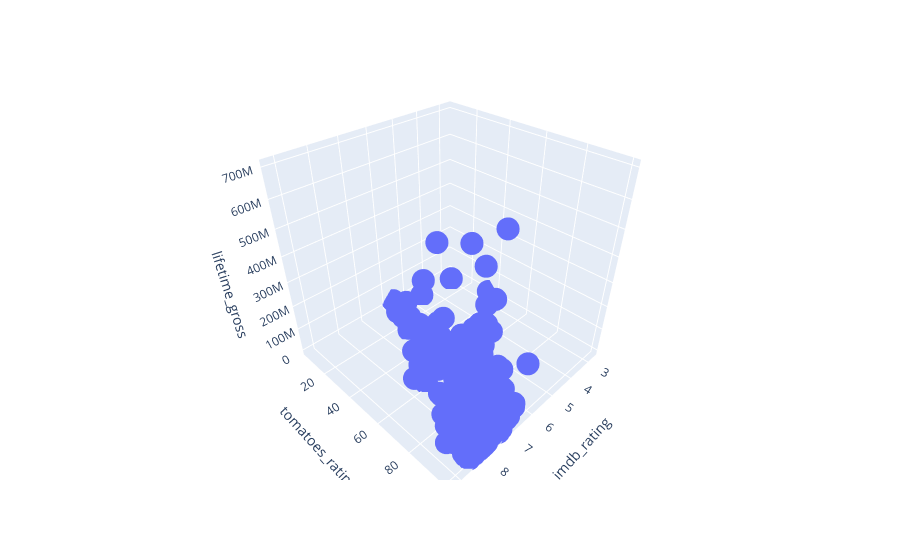

Notebook cell for this chart:
### Markdown cell above
Naproti tomu uvnitř notebooku v notebooku je výrazně efektivnější použít `plotly` (resp. `plotly.express`):

### Code cell
# Toto nemusí fungovat všem, můj prohlížeč si stěžuje na chybějící WebGL
import plotly.express as px
fig = px.scatter_3d(movies_complete, x="imdb_rating", y="tomatoes_rating", z="lifetime_gross", hover_name="title")
fig.show()

### Figure 1 — Plotly figure (JSON) as saved in the notebook; plotly's stock layout.template omitted (floating-point values rounded to 4 significant figures; data arrays with more than 128 entries replaced by an {"elided": "..."} marker saying what was removed)
{"data": [{"hovertemplate": "<b>%{hovertext}</b><br><br>imdb_rating=%{x}<br>tomatoes_rating=%{y}<br>lifetime_gross=%{z}<extra></extra>", "hovertext": {"elided": "474 str values"}, "legendgroup": "", "marker": {"color": "#636efa", "symbol": "circle"}, "mode": "markers", "name": "", "scene": "scene", "showlegend": false, "type": "scatter3d", "x": {"elided": "474 float values"}, "y": {"elided": "474 int values"}, "z": {"elided": "474 int values"}}], "layout": {"legend": {"tracegroupgap": 0}, "margin": {"t": 60}, "scene": {"domain": {"x": [0, 1], "y": [0, 1]}, "xaxis": {"title": {"text": "imdb_rating"}}, "yaxis": {"title": {"text": "tomatoes_rating"}}, "zaxis": {"title": {"text": "lifetime_gross"}}}}}
